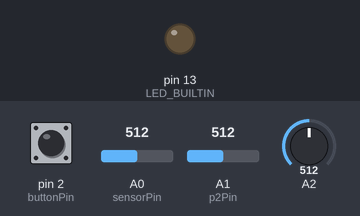
Simulated run of this sketch. Board: Arduino Leonardo, built with avr-gcc and run on an emulated ATmega32U4. Parts: output pins drawn as LEDs (lit = HIGH). Inputs (shaded band) come from the test bench; at power-on: pin 2 (buttonPin) LOW, A0 (sensorPin) = 512, A1 (p2Pin) = 512, A2 = 512. What the sketch prints to the serial monitor is not drawn.

Above: at 1.2 s.
1.3 s: pin 2 (buttonPin) pulled HIGH for 0.15 s
At 1.96 s:
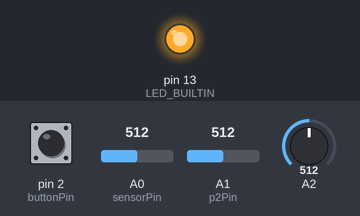
3.5 s: pin 2 (buttonPin) pulled HIGH for 3.2 s
At 8.5 s:
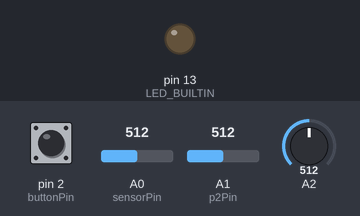
Timing chart, 0 to 10.0 s (numbered marks = the images above; inputs shaded):
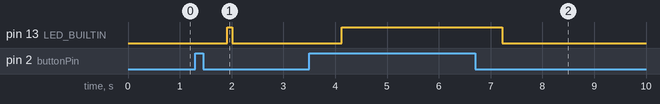

Measured:
- after the input at 1.3 s, pin 13 (LED_BUILTIN): LOW → HIGH after 0.61 s, → LOW 0.10 s later
- after the input at 3.5 s, pin 13 (LED_BUILTIN): LOW → HIGH after 0.62 s, → LOW 3.1 s later

The sketch:

midi_multipot.ino
```cpp
#include <MIDIUSB.h>

const int buttonPin = 2;
const int sensorPin = A0;
const int p2Pin = A1;

int buttonState = 0;
int sensorValue = 0;
int sensor2Value = 0;
int sensor3Value = 0;

void noteOn(byte channel, byte pitch, byte velocity) {
  midiEventPacket_t noteOn = {0x09, 0x90 | channel, pitch, velocity};
  MidiUSB.sendMIDI(noteOn);
}

void noteOff(byte channel, byte pitch, byte velocity) {
  midiEventPacket_t noteOff = {0x08, 0x80 | channel, pitch, velocity};
  MidiUSB.sendMIDI(noteOff);
}

void controlChange(byte channel, byte control, byte value) {
  midiEventPacket_t event = {0x0B, 0xB0 | channel, control, value};
  //SerialUSB.print("Channel: ");
  //SerialUSB.print(channel);
  //SerialUSB.print("Control: ");
  //SerialUSB.print(control);
  //SerialUSB.print("Value: ");
  //SerialUSB.println(value);
  MidiUSB.sendMIDI(event);
}

void setup() {
  // put your setup code here, to run once:
  SerialUSB.begin(115200);
  pinMode(LED_BUILTIN, OUTPUT);
  pinMode(buttonPin, INPUT);
}

void loop() {
  // put your main code here, to run repeatedly:
  buttonState = digitalRead(buttonPin);
  delay(100);
  if (buttonState == HIGH) {
    //SerialUSB.println("Sending note on");
    noteOn(0, 48, 64);   // Channel 0, middle C, normal velocity
    MidiUSB.flush();
    delay(500);
    digitalWrite(LED_BUILTIN, HIGH);
  } else {
    //SerialUSB.println("Sending note off");
    noteOff(0, 48, 64);  // Channel 0, middle C, normal velocity
    MidiUSB.flush();
    //delay(500);
    digitalWrite(LED_BUILTIN, LOW);
  }
  int newValue = 0;
  newValue = analogRead(sensorPin);
  if (newValue != sensorValue) {
    sensorValue = newValue;
    SerialUSB.println("Sending control change");
    byte byteValue = map(sensorValue, 0, 1023, 0, 255);
    controlChange(1, 16, byteValue);
    SerialUSB.print("New value:");
    SerialUSB.println(byteValue);
    SerialUSB.print("sensor: ");
    SerialUSB.println(sensorValue);
  }
  int p2Value = 0;
  p2Value = analogRead(p2Pin);
  if (p2Value != sensor2Value) {
    sensor2Value = p2Value;
    byte byteValue = map(sensor2Value, 0, 1023, 0, 255);
    controlChange(1, 10, byteValue);
    SerialUSB.print("P2 value: ");
    SerialUSB.println(byteValue);
  }
  int p3Value = 0;
  p3Value = analogRead(A2);
  if (p3Value != sensor3Value) {
    sensor3Value = p3Value;
    byte byteValue = map(sensor3Value, 0, 1023, 0, 255);
    controlChange(1, 12, byteValue);
    SerialUSB.print("P3 value: ");
    SerialUSB.println(byteValue);
  }
}
```
